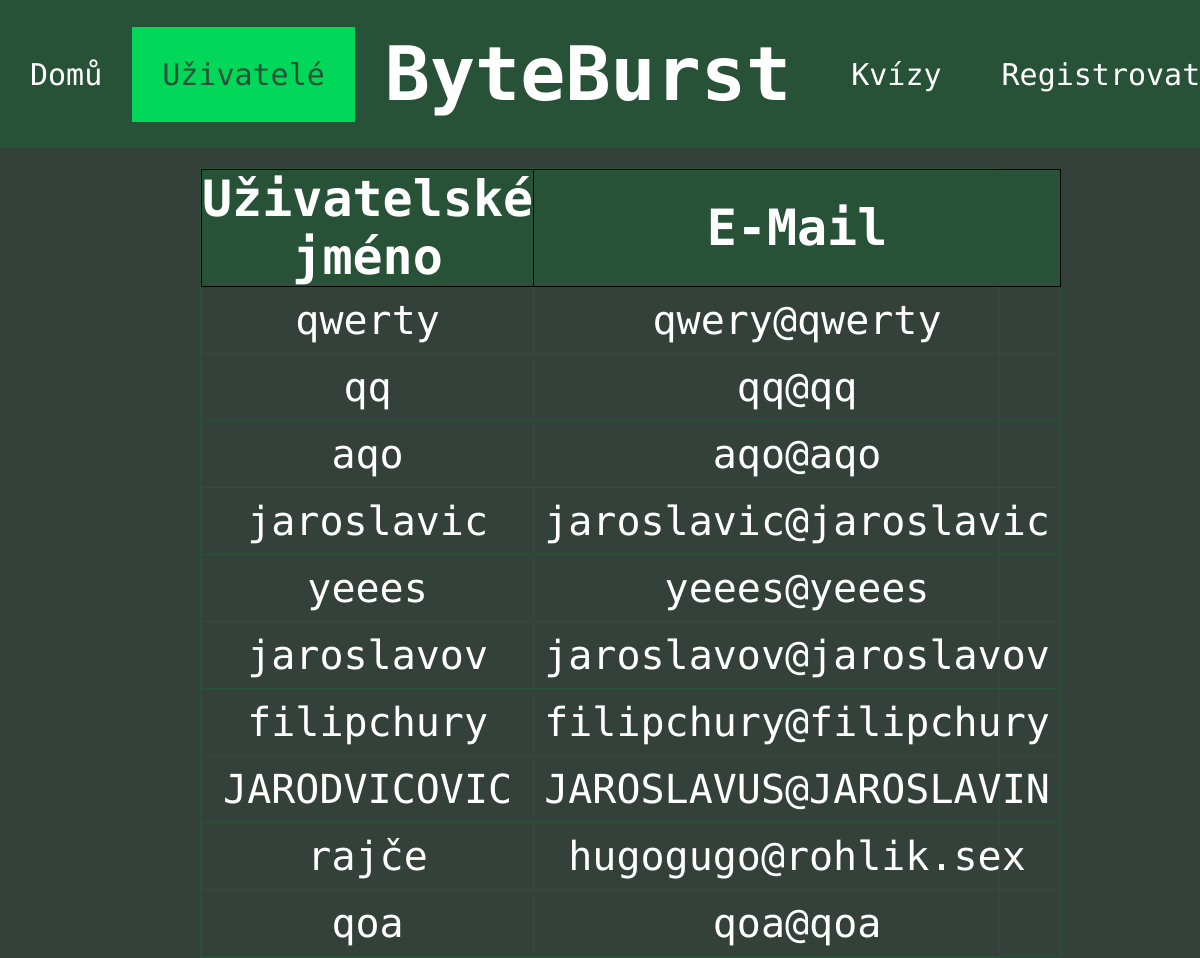
/users, run on an earlier commit of the app's database.
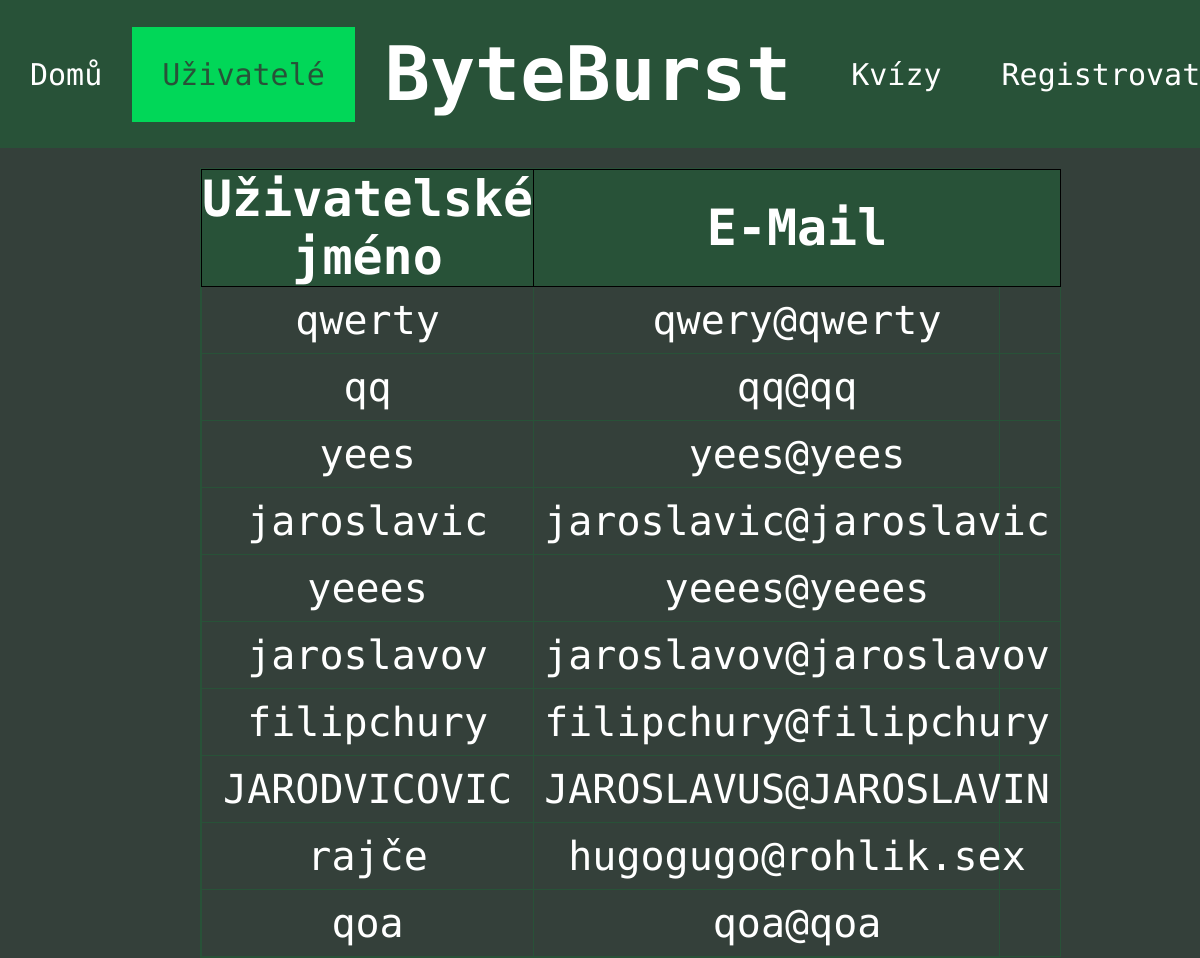
And on a later commit of the database.
### tables this page shows
CREATE TABLE "user" (
	"id"	INTEGER,
	"username"	TEXT UNIQUE,
	"email"	TEXT UNIQUE,
	"password"	TEXT,
	"bio"	TEXT,
	"quiz_correct"	INTEGER DEFAULT 0,
	"quiz_absolved"	INTEGER DEFAULT 0,
	"is_admin"	INTEGER DEFAULT 0,
	"is_active"	INTEGER NOT NULL DEFAULT 1,
	PRIMARY KEY("id" AUTOINCREMENT)
);

### app.py (the view)
@app.route("/users") # route pro zobrazení všech už. profilů
def users():
    cur, con=db_connect()
    cur.execute("SELECT id, username,email FROM user WHERE is_active=1") # vybrání id, už. jména a e-mailu z tabulky user pro záznamy, kde je is_active rovno 1, tedy uživatelův účet není deaktivoanány
    users=cur.fetchall() # spojení výsledku dotazu do proměnné users
    return render_template("pages/users.html", users=users, active=2) # přesměrování na stránku users.html s předaným parametrem users

### app.py (called while the page is built)
def db_connect():
    con = sqlite3.connect("database.db") # připojení do databáze uložené v adresáři jako database.db
    cur = con.cursor() # vytvoření cursor pro interakci s databází
    return cur, con

### templates/pages/users.html (shortened to what this page needs)
{% extends "layout/header.html" %}
{% block content %}
<table class="user-table" style="position: relative; width: 800px;">
    <tr>
        <th style="text-align: center; padding: 0;">Uživatelské jméno</th>
        <th>E-Mail</th>
    </tr>
    {% for user in users %}
    <tr>
        <td><a href="{{ url_for('user', user_id=user[0]) }}" style="text-decoration: none;">{{ user[1] }}</a></td>
        <td>{{ user[2] }}</td>
    </tr>
    {% endfor %}
</table>
{% endblock %}

### templates/layout/header.html (shortened to what this page needs)
<!DOCTYPE html>
<html lang="en">
<head>
    <link rel="stylesheet" href="{{ url_for('static', filename='css/style.css') }}">
</head>
<body>
<header>
    <ul>
            {% if active==1 %}
            <li><a class="active" href="{{url_for('index')}}">Domů</a></li>
            {% else %}
            <li><a href="{{url_for('index')}}">Domů</a></li>
            {% endif %}
            {% if active==2 %}
            <li><a class="active" href="{{url_for('users')}}">Uživatelé</a></li>
            {% else %}
            <li><a href="{{url_for('users')}}">Uživatelé</a></li>
            {% endif %}
            <li style="margin: 30px;"><h1>ByteBurst</h1></li>
            {% if active==3 %}
            <li><a class="active" href="{{url_for('kvizy')}}">Kvízy</a></li>
            {% else %}
            <li><a href="{{url_for('kvizy')}}">Kvízy</a></li>
            {% endif %}
            {% if active==4 and not session["username"] %}
            <li><a class="active" href="{{url_for('profile')}}">Registrovat</a></li>
            {% elif not session["username"] %}
            <li><a href="{{url_for('profile')}}">Registrovat</a></li>
            {% elif active!=4 %}
            <li><a href="{{url_for('profile')}}">{{ session["username"] }}</a></li>
            {% else %}
            <li style="float:right"><a class="active"  href="{{url_for('profile')}}">{{ session["username"] }}</a></li>
            {% endif %}
      </ul>
</header>
    {% block content %}{% endblock %}
</body>
</html>

### static/css/style.css (style rules this page uses)
* { font-family: "Ubuntu Mono", monospace; color: white; }
:root { --background-green:#285238; --hover-green:#007C41; --active-green:#01D758; --page-background: #34403A; }
body { margin: 0; padding: 0; background-color: #34403A; }
header ul { list-style-type: none; margin: 0; padding: 0; overflow: hidden; background-color: var(--background-green); display: flex; justify-content: space-evenly; align-items: center; }
header li a, button { display: block; text-align: center; padding: 30px; margin: 0; text-decoration: none; font-size:30px; transition: 0.3s; background-color: none; }
header .active { background-color: var(--active-green); color:var(--background-green); }
h1 { font-size: 75px; display: inline-block; text-align: center; margin: auto; position: relative; }
.user-table { width: 1200px; border: solid var(--background-green) 1px; border-collapse: collapse; margin: auto; display: block; margin-top: 20px; }
.user-table th { font-size: 50px; padding: 10px; text-align: center; border: solid black 1px; }
.user-table td { font-size: 40px; border: solid var(--background-green) 1px; }
.user-table tr:first-child { background-color: var(--background-green); }
.profile-links tr, td { text-align: center; padding: 10px; }

What changed in the data, as far as the page shows it:
removed user: username "aqo", email "aqo@aqo"
added user: username "yees", email "yees@yees"
